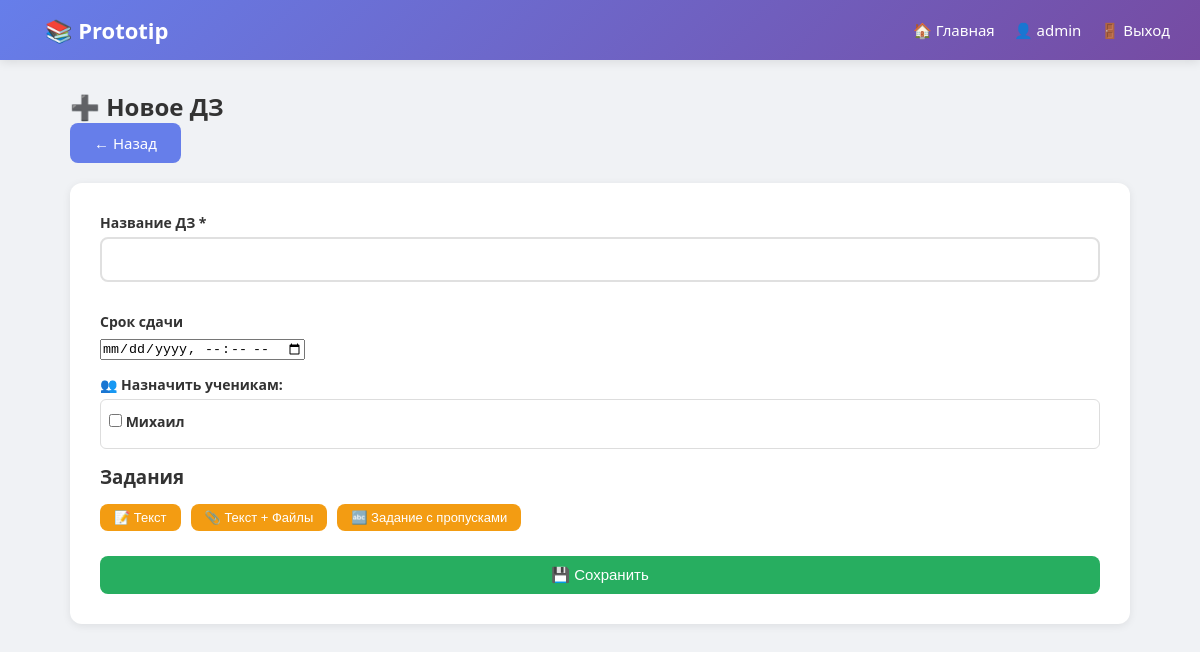
The page /admin/homework/new (signed in) on the database as committed earlier.
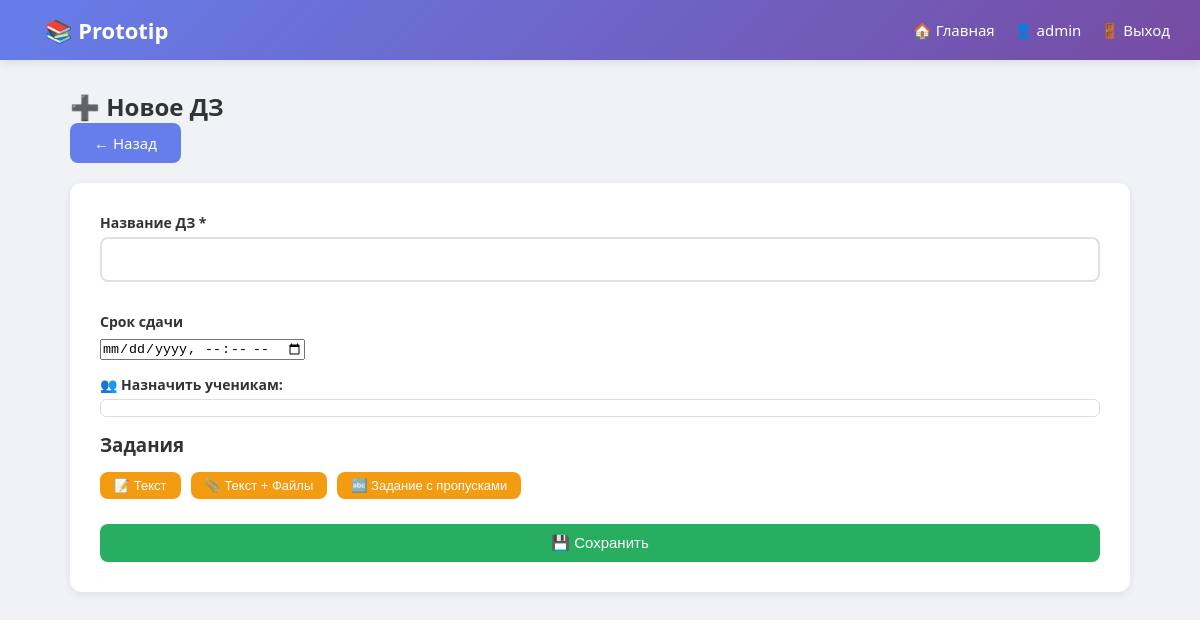
The same page on the database as committed later.
### app.py (models this page shows, shortened)
class User(UserMixin, db.Model):
    id = db.Column(db.Integer, primary_key=True)
    login = db.Column(db.String(80), unique=True, nullable=False)
    password_hash = db.Column(db.String(256), nullable=False)
    birth_date = db.Column(db.String(20), nullable=False)
    grade = db.Column(db.String(20), nullable=False)
    is_admin = db.Column(db.Boolean, default=False)
    agreed_terms = db.Column(db.Boolean, default=False)
    created_at = db.Column(db.DateTime, default=datetime.utcnow)

### app.py (the view)
@app.route('/admin/homework/new', methods=['GET', 'POST'])
@login_required
def admin_homework_new():
    if not current_user.is_admin: abort(403)
    students = User.query.filter_by(is_admin=False).all()
    if request.method == 'POST':
        return _save_homework(request, students, None)
    return render_template('admin_homework_edit.html', students=students, hw=None, tasks=[])

### app.py (called while the page is built)
@login_manager.user_loader
def load_user(user_id):
    return User.query.get(int(user_id))

### templates/admin_homework_edit.html (shortened to what this page needs)
{% extends "base.html" %}
{% block content %}
<h2>{{ '✏️ Редактирование' if hw else '➕ Новое' }} ДЗ</h2>
<a href="{{ url_for('admin_homework') }}" class="btn btn-primary" style="margin-bottom:20px;">← Назад</a>
<form method="POST" enctype="multipart/form-data" class="card">
    <div class="form-group"><label>Название ДЗ *</label><input type="text" name="title" value="{{ hw.title if hw else '' }}" required></div>
    <div class="form-group"><label>Срок сдачи</label><input type="datetime-local" name="deadline" value="{{ hw.deadline if hw else '' }}"></div>
    <div class="form-group">
        <label>👥 Назначить ученикам:</label>
        <div style="max-height:150px; overflow-y:auto; border:1px solid #ddd; padding:8px; border-radius:6px;">
            {% for s in students %}
            <label style="display:block; padding:4px 0;">
                <input type="checkbox" name="assigned_students" value="{{ s.id }}"
                       {% if hw and s in hw.assigned_to %}checked{% endif %}> {{ s.login }}
            </label>
            {% endfor %}
        </div>
    </div>
    <h3 style="margin:15px 0;">Задания</h3>
    <div style="display:flex; gap:10px; margin:10px 0;">
        <button type="button" class="btn btn-sm btn-warning" onclick="addTask('text')">📝 Текст</button>
        <button type="button" class="btn btn-sm btn-warning" onclick="addTask('text_file')">📎 Текст + Файлы</button>
        <button type="button" class="btn btn-sm btn-warning" onclick="addTask('blank')">🔤 Задание с пропусками</button>
    </div>
    <button type="submit" class="btn btn-success" style="width:100%; margin-top:15px;">💾 Сохранить</button>
</form>
{% endblock %}

Rows that differ between the two databases and show on the page:
removed User: login "Михаил"
